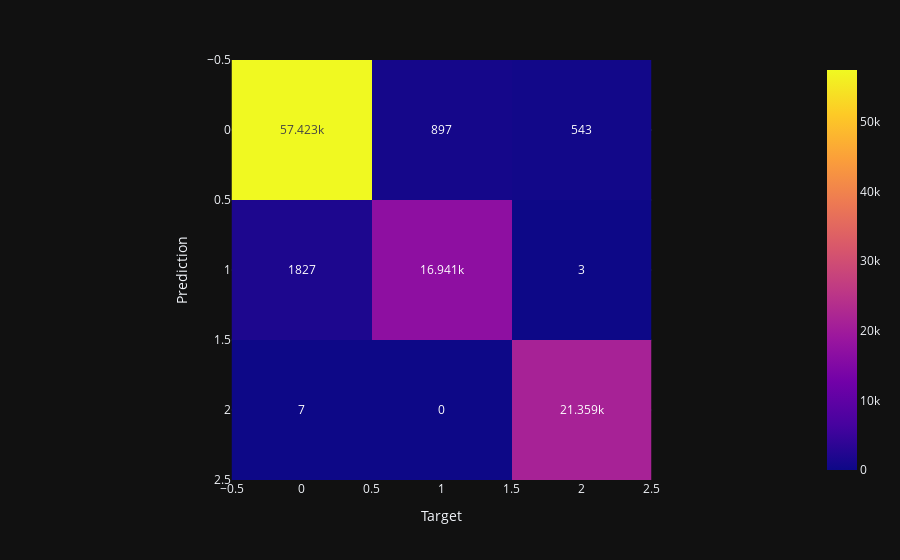

Notebook code cell kept with this figure:
### Code cell
@score_for('Bagging', 'test')
@time_for('Bagging', 'test')
def test_bagging():
    return f1_score(bagging_y_test, y_test, average='macro')

print(
    "F1-мера для тестовых данных с помощью "
    "BaggingClassifier:", test_bagging(),
)
draw_conf_matrix(y_test, bagging_y_test)

### Figure 1 — Plotly figure (JSON) as saved in the notebook; plotly's stock layout.template omitted (floating-point values rounded to 4 significant figures)
{"data": [{"coloraxis": "coloraxis", "hovertemplate": "x: %{x}<br>y: %{y}<br>color: %{z}<extra></extra>", "name": "0", "texttemplate": "%{z}", "type": "heatmap", "xaxis": "x", "yaxis": "y", "z": [[57423, 897, 543], [1827, 16941, 3], [7, 0, 21359]]}], "layout": {"coloraxis": {"colorscale": [[0, "#0d0887"], [0.1111, "#46039f"], [0.2222, "#7201a8"], [0.3333, "#9c179e"], [0.4444, "#bd3786"], [0.5556, "#d8576b"], [0.6667, "#ed7953"], [0.7778, "#fb9f3a"], [0.8889, "#fdca26"], [1, "#f0f921"]]}, "margin": {"t": 60}, "xaxis": {"anchor": "y", "constrain": "domain", "domain": [0, 1], "scaleanchor": "y", "title": {"text": "Target"}}, "yaxis": {"anchor": "x", "autorange": "reversed", "constrain": "domain", "domain": [0, 1], "title": {"text": "Prediction"}}}}
